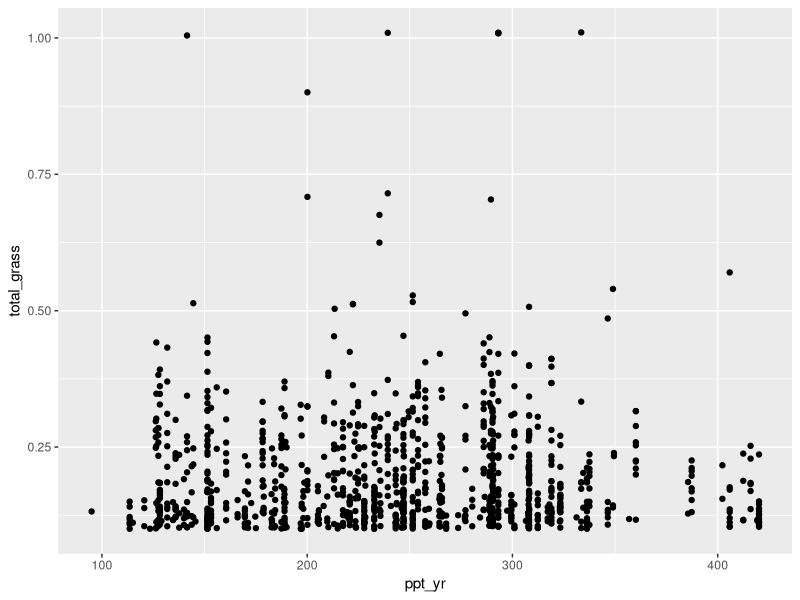
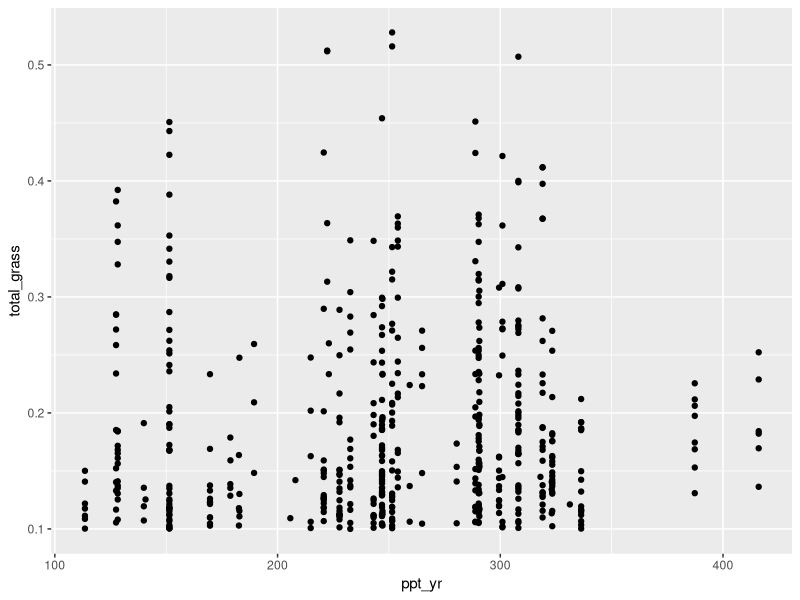

The R source for these figures, in order:
# look for correlations between grass and precip. Does the relationship change once shrubs have arrived?
# EMC 2/5/21

library(dplyr)
library(ggplot2)

veg = read.csv('data/quadrat_veg.csv', stringsAsFactors = F)
veg$date = as.Date(paste(veg$year, veg$month, veg$day, sep='-'))
ppt = read.csv('climate/ppt_6mo_year_sums.csv', stringsAsFactors = F)

# merge data together
veg_ppt = merge(veg, ppt, by=c('year','month'))

veg_ppt_grass = dplyr::filter(veg_ppt, total_grass>0.1)

ggplot(veg_ppt_grass, aes(x=ppt_yr, y=total_grass)) +
  geom_point()

veg_ppt_early = dplyr::filter(veg_ppt_grass, year<1945, month %in% c(9,10,11))

ggplot(veg_ppt_early, aes(x=ppt_yr, y=total_grass)) +
  geom_point()
